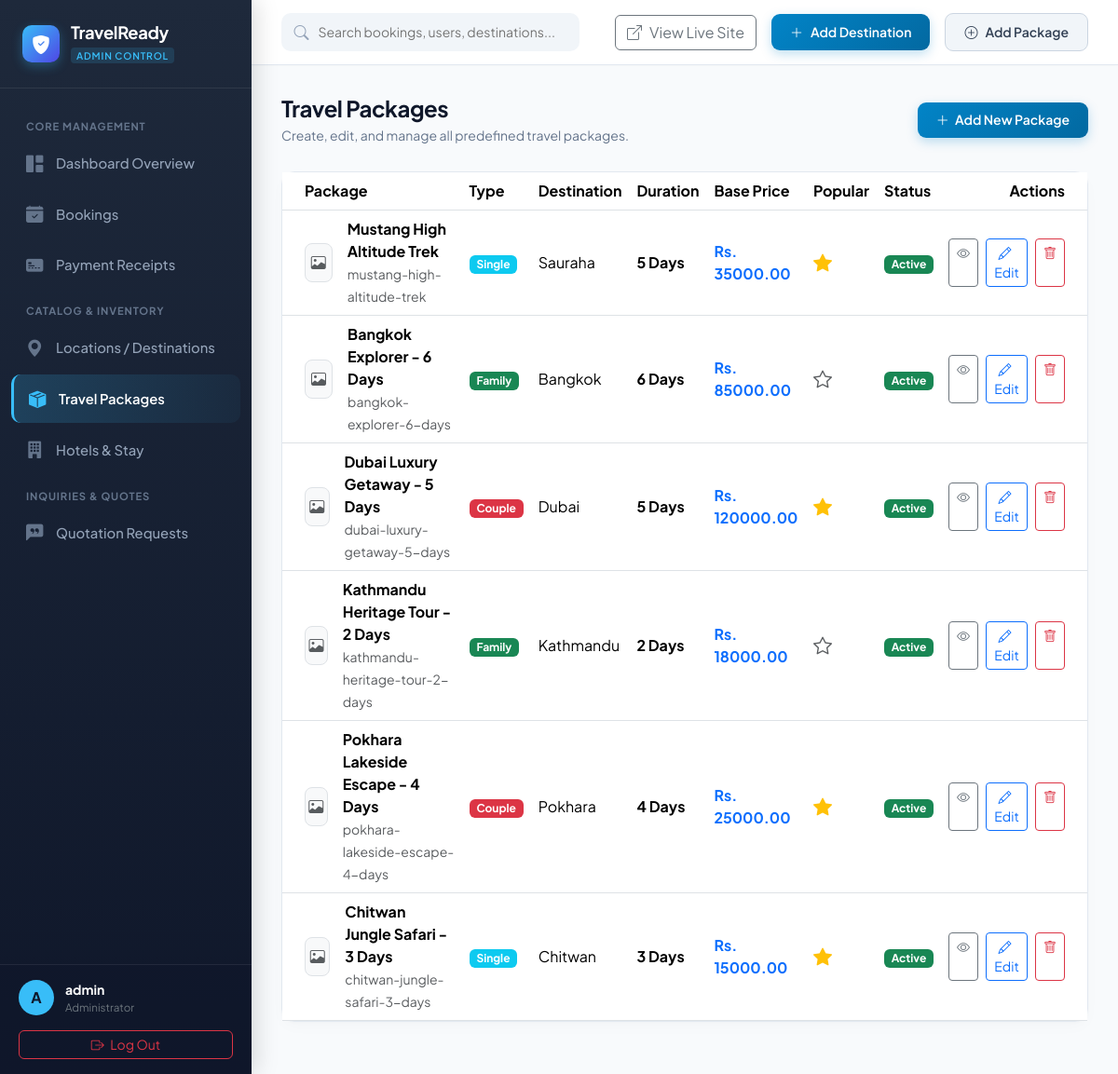
Page /dashboard/admin/packages/ (signed in) on the committed database.
### apps/packages/models.py (models this page shows, shortened)
class PredefinedPackage(models.Model):
    PACKAGE_TYPE = [
        ('SINGLE', 'Single Person'),
        ('COUPLE', 'Couple'),
        ('FAMILY', 'Family'),
    ]
    STATUS = [
        ('Active', 'Active'),
        ('Inactive', 'Inactive'),
    ]
    title = models.CharField(max_length=255)
    slug = models.SlugField(unique=True, max_length=255)
    destination = models.ForeignKey(
        'destinations.Destination',
        on_delete=models.CASCADE,
        related_name='packages'
    )
    package_type = models.CharField(
        max_length=10,
        choices=PACKAGE_TYPE,
        default='SINGLE'
    )
    base_days = models.IntegerField(default=3)
    base_price = models.DecimalField(
        max_digits=10,
        decimal_places=2,
        default=0
    )
    per_day_extra_cost = models.DecimalField(
        max_digits=10,
        decimal_places=2,
        default=0
    )
    included_activities = models.ManyToManyField(
        'destinations.Activity',
        blank=True,
        related_name='packages'
    )
    hotel = models.ForeignKey(
        'destinations.Hotel',
        on_delete=models.SET_NULL,
        blank=True,
        null=True,
        related_name='packages'
    )
    description = models.TextField(blank=True)
    highlights = models.TextField(
        blank=True,
        help_text='Comma separated highlights'
    )
    inclusions = models.TextField(
        blank=True,
        help_text='What is included'
    )
    exclusions = models.TextField(
        blank=True,
        help_text='What is excluded'
    )
    thumbnail = models.ImageField(
        upload_to='packages/',
        blank=True,
        null=True
    )
    is_popular = models.BooleanField(default=False)
    status = models.CharField(
        max_length=10,
        choices=STATUS,
        default='Active'
    )
    created_at = models.DateTimeField(auto_now_add=True)
    updated_at = models.DateTimeField(auto_now=True)
    class Meta:
        ordering = ['-created_at']

### apps/destinations/models.py (models this page shows, shortened)
class Destination(models.Model):
    DESTINATION_TYPE = [
        ('INSIDE_COUNTRY', 'Inside Country'),
        ('OUTSIDE_COUNTRY', 'Outside Country'),
    ]
    STATUS = [
        ('Active', 'Active'),
        ('Inactive', 'Inactive'),
    ]
    name = models.CharField(max_length=200)
    slug = models.SlugField(unique=True, max_length=200)
    destination_type = models.CharField(
        max_length=20,
        choices=DESTINATION_TYPE,
        default='INSIDE_COUNTRY',
    )
    location = models.CharField(max_length=200, blank=True)
    district = models.CharField(max_length=100, blank=True)
    description = models.TextField()
    main_image = models.ImageField(
        upload_to='destinations/main/',
        blank=True,
        null=True,
    )
    rules_regulations = models.TextField(blank=True)
    best_season = models.CharField(max_length=200, blank=True)
    base_visit_cost = models.DecimalField(
        max_digits=10,
        decimal_places=2,
        default=0,
    )
    status = models.CharField(
        max_length=10,
        choices=STATUS,
        default='Active',
    )
    created_at = models.DateTimeField(auto_now_add=True)
    updated_at = models.DateTimeField(auto_now=True)

### apps/accounts/views.py (the view)
@login_required
def admin_packages(request):
    if not (request.user.is_staff or request.user.is_superuser):
        messages.error(request, 'You do not have permission to access this page.')
        return redirect('dashboard:dashboard')
    from apps.packages.models import PredefinedPackage
    packages = PredefinedPackage.objects.all().order_by('-created_at')
    context = {
        'packages': packages,
    }
    return render(request, 'dashboard/admin/packages/list.html', context)

### templates/dashboard/admin/packages/list.html (shortened to what this page needs)
{% extends 'dashboard/base_admin.html' %}
{% load static %}
{% block content %}
<div class="page-header">
    <div>
        <h1 class="page-title">Travel Packages</h1>
        <div class="page-subtitle">Create, edit, and manage all predefined travel packages.</div>
    </div>
    <a href="{% url 'dashboard:admin_package_create' %}" class="btn btn-admin-primary">
        <i class="bi bi-plus-lg me-1"></i> Add New Package
    </a>
</div>
<div class="admin-card">
    <div class="table-responsive">
        <table class="table table-hover align-middle mb-0">
            <thead class="bg-light">
                <tr>
                    <th class="ps-4">Package</th>
                    <th>Type</th>
                    <th>Destination</th>
                    <th>Duration</th>
                    <th>Base Price</th>
                    <th>Popular</th>
                    <th>Status</th>
                    <th class="pe-4 text-end">Actions</th>
                </tr>
            </thead>
            <tbody>
                {% for package in packages %}
                <tr>
                    <td class="ps-4">
                        <div class="d-flex align-items-center gap-3">
                            {% if package.thumbnail %}
                            <img src="{{ package.thumbnail.url }}" alt="{{ package.title }}" class="rounded-3 shadow-sm" style="width: 52px; height: 42px; object-fit: cover;">
                            {% else %}
                            <div class="bg-light rounded-3 d-flex align-items-center justify-content-center border" style="width: 52px; height: 42px;">
                                <i class="bi bi-image text-muted"></i>
                            </div>
                            {% endif %}
                            <div>
                                <div class="fw-bold">{{ package.title }}</div>
                                <small class="text-muted">{{ package.slug }}</small>
                            </div>
                        </div>
                    </td>
                    <td>
                        {% if package.package_type == 'SINGLE' %}
                            <span class="badge bg-info">Single</span>
                        {% elif package.package_type == 'COUPLE' %}
                            <span class="badge bg-danger">Couple</span>
                        {% else %}
                            <span class="badge bg-success">Family</span>
                        {% endif %}
                    </td>
                    <td>{{ package.destination.name }}</td>
                    <td class="fw-bold">{{ package.base_days }} Days</td>
                    <td class="fw-bold text-primary">Rs. {{ package.base_price }}</td>
                    <td>
                        {% if package.is_popular %}
                            <i class="bi bi-star-fill text-warning fs-5" title="Popular"></i>
                        {% else %}
                            <i class="bi bi-star text-muted fs-5" title="Not Popular"></i>
                        {% endif %}
                    </td>
                    <td>
                        {% if package.status == 'Active' %}
                            <span class="badge bg-success">Active</span>
                        {% else %}
                            <span class="badge bg-secondary">Inactive</span>
                        {% endif %}
                    </td>
                    <td class="pe-4 text-end">
                        <div class="d-inline-flex gap-2">
                            <a href="{% url 'packages:package_detail' package.slug %}" target="_blank" class="btn btn-sm btn-outline-secondary" title="Preview">
                                <i class="bi bi-eye"></i>
                            </a>
                            <a href="{% url 'dashboard:admin_package_edit' package.pk %}" class="btn btn-sm btn-outline-primary">
                                <i class="bi bi-pencil me-1"></i> Edit
                            </a>
                            <a href="{% url 'dashboard:admin_package_delete' package.pk %}" class="btn btn-sm btn-outline-danger">
                                <i class="bi bi-trash"></i>
                            </a>
                        </div>
                    </td>
                </tr>
                {% empty %}
                <tr>
                    <td colspan="8" class="text-center py-5 text-muted">No packages found. Click "Add New Package" to create one.</td>
                </tr>
                {% endfor %}
            </tbody>
        </table>
    </div>
</div>
{% endblock %}

### templates/dashboard/base_admin.html (shortened to what this page needs)
<!DOCTYPE html>
<html lang="en">
<head>
    <link href="https://cdn.jsdelivr.net/npm/bootstrap@5.3.2/dist/css/bootstrap.min.css" rel="stylesheet">
    <link rel="stylesheet" href="https://cdn.jsdelivr.net/npm/bootstrap-icons@1.11.2/font/bootstrap-icons.min.css">
</head>
<body>
    <aside class="admin-sidebar" id="adminSidebar">
        <div class="sidebar-brand">
            <div class="brand-icon">
                <i class="bi bi-shield-fill-check"></i>
            </div>
            <div>
                <div class="brand-text">TravelReady</div>
                <span class="brand-badge">ADMIN CONTROL</span>
            </div>
        </div>
        <nav class="sidebar-nav">
            <div class="nav-section-title">Core Management</div>
            <a href="{% url 'dashboard:admin_dashboard' %}" class="admin-nav-item {% if request.resolver_match.url_name == 'admin_dashboard' %}active{% endif %}">
                <i class="bi bi-grid-1x2-fill"></i>
                <span>Dashboard Overview</span>
            </a>
            <a href="{% url 'dashboard:admin_bookings' %}" class="admin-nav-item {% if '/admin/bookings' in request.path %}active{% endif %}">
                <i class="bi bi-calendar-check-fill"></i>
                <span>Bookings</span>
            </a>
            <a href="{% url 'dashboard:admin_payments' %}" class="admin-nav-item {% if '/admin/payments' in request.path %}active{% endif %}">
                <i class="bi bi-credit-card-2-front-fill"></i>
                <span>Payment Receipts</span>
            </a>
            <div class="nav-section-title">Catalog & Inventory</div>
            <a href="{% url 'dashboard:admin_destinations' %}" class="admin-nav-item {% if '/admin/destinations' in request.path %}active{% endif %}">
                <i class="bi bi-geo-alt-fill"></i>
                <span>Locations / Destinations</span>
            </a>
            <a href="{% url 'dashboard:admin_packages' %}" class="admin-nav-item {% if '/admin/packages' in request.path %}active{% endif %}">
                <i class="bi bi-box-seam-fill"></i>
                <span>Travel Packages</span>
            </a>
            <a href="{% url 'dashboard:admin_hotels' %}" class="admin-nav-item {% if '/admin/hotels' in request.path %}active{% endif %}">
                <i class="bi bi-building-fill"></i>
                <span>Hotels & Stay</span>
            </a>
            <div class="nav-section-title">Inquiries & Quotes</div>
            <a href="{% url 'dashboard:admin_quotations' %}" class="admin-nav-item {% if '/admin/quotations' in request.path %}active{% endif %}">
                <i class="bi bi-chat-left-quote-fill"></i>
                <span>Quotation Requests</span>
            </a>
        </nav>
        <div class="sidebar-footer">
            <div class="admin-user-profile mb-2">
                <div class="admin-avatar">
                    {{ user.username|slice:":1"|upper }}
                </div>
                <div class="overflow-hidden">
                    <div class="text-white fw-bold text-truncate" style="font-size: 0.875rem;">{{ user.get_full_name|default:user.username }}</div>
                    <div class="text-secondary small" style="font-size: 0.725rem;">Administrator</div>
                </div>
            </div>
            <a href="{% url 'accounts:logout' %}" class="btn btn-outline-danger btn-sm w-100 mt-2 rounded-2">
                <i class="bi bi-box-arrow-right me-1"></i> Log Out
            </a>
        </div>
    </aside>
    <div class="admin-wrapper">
        <header class="admin-topbar">
            <div class="d-flex align-items-center gap-3">
                <div class="topbar-search d-none d-md-block">
                    <i class="bi bi-search"></i>
                    <input type="text" placeholder="Search bookings, users, destinations...">
                </div>
            </div>
            <div class="topbar-actions">
                <a href="{% url 'destinations_home:home' %}" target="_blank" class="btn btn-outline-secondary d-none d-sm-inline-flex align-items-center gap-2">
                    <i class="bi bi-box-arrow-up-right"></i>
                    <span>View Live Site</span>
                </a>
                <a href="{% url 'dashboard:admin_destination_create' %}" class="btn btn-admin-primary d-none d-sm-inline-flex align-items-center gap-2">
                    <i class="bi bi-plus-lg"></i>
                    <span>Add Destination</span>
                </a>
                <a href="{% url 'dashboard:admin_package_create' %}" class="btn btn-admin-secondary d-none d-sm-inline-flex align-items-center gap-2">
                    <i class="bi bi-plus-circle"></i>
                    <span>Add Package</span>
                </a>
            </div>
        </header>
        <main class="admin-content-body">
            {% block content %}{% endblock %}
        </main>
    </div>
</body>
</html>

### rows in the picture
PredefinedPackage: title "Mustang High Altitude Trek", slug "mustang-high-altitude-trek", package_type "Single", destination.name "Sauraha", base_days "5", base_price "35000.00", is_popular True (drawn), status "Active"
PredefinedPackage: title "Bangkok Explorer - 6 Days", slug "bangkok-explorer-6-days", package_type "Family", destination.name "Bangkok", base_days "6", base_price "85000.00", is_popular False (drawn), status "Active"
PredefinedPackage: title "Dubai Luxury Getaway - 5 Days", slug "dubai-luxury-getaway-5-days", package_type "Couple", destination.name "Dubai", base_days "5", base_price "120000.00", is_popular True (drawn), status "Active"
PredefinedPackage: title "Kathmandu Heritage Tour - 2 Days", slug "kathmandu-heritage-tour-2-days", package_type "Family", destination.name "Kathmandu", base_days "2", base_price "18000.00", is_popular False (drawn), status "Active"
PredefinedPackage: title "Pokhara Lakeside Escape - 4 Days", slug "pokhara-lakeside-escape-4-days", package_type "Couple", destination.name "Pokhara", base_days "4", base_price "25000.00", is_popular True (drawn), status "Active"
PredefinedPackage: title "Chitwan Jungle Safari - 3 Days", slug "chitwan-jungle-safari-3-days", package_type "Single", destination.name "Chitwan", base_days "3", base_price "15000.00", is_popular True (drawn), status "Active"

### other values in the picture
{{ user.username|slice:":1"|upper }} "A"
{{ user.get_full_name|default:user.username }} "admin"
